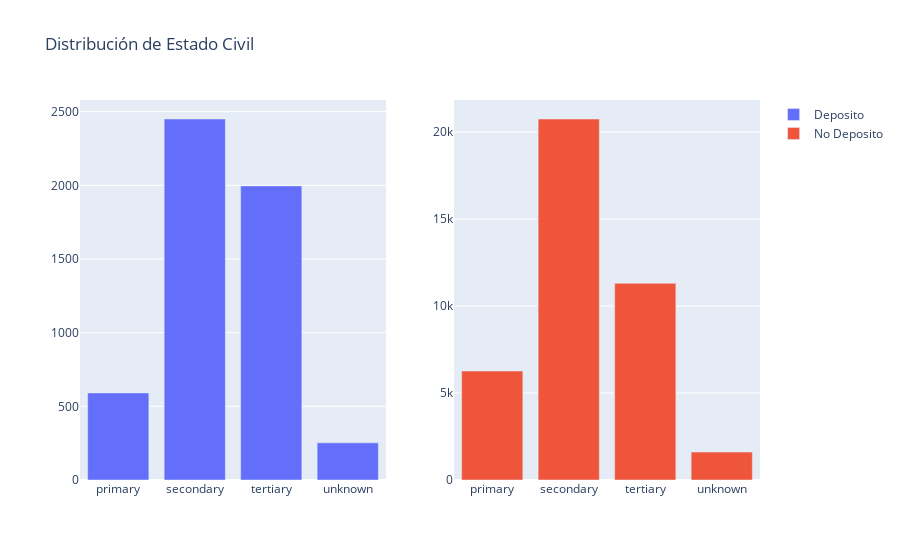

The notebook cell saved with this chart:
### Markdown cell above
^^Aqui podemos observar que tipo de perfiles son los más probables a hacer un deposito en proporción a su nivel de educación. Si se desea ver adentro del grupo de educación, cuales son los que más tendencia tienen a pagar, se pueden ver haciendo clic sobre el grupo educativo. 

* ESO - Tecnico
* Terciario - Managers
* Primaria - Obreros/Retriados
* Los demas - Managers

### Code cell
# 2 Bar Charts que muestran la proporcion de marital status entre los que contrataron el deposito y los que no
# ! - Bar Charts
# Group by education
df_edu = df_deposito.groupby('education').count().reset_index()
df_edu_n = df_no_deposito.groupby('education').count().reset_index()   

fig = make_subplots(rows = 1, cols = 2)

fig.add_trace(go.Bar(x = df_edu['education'], y = df_edu['balance'], name = 'Deposito'), row = 1, col = 1)
fig.add_trace(go.Bar(x = df_edu_n['education'], y = df_edu_n['balance'], name = 'No Deposito'), row = 1, col = 2)
fig.update_layout(title = 'Distribución de Estado Civil')
fig.show()

### Figure 1 — Plotly figure (JSON) as saved in the notebook; plotly's stock layout.template omitted (floating-point values rounded to 4 significant figures)
{"data": [{"name": "Deposito", "type": "bar", "x": ["primary", "secondary", "tertiary", "unknown"], "xaxis": "x", "y": [591, 2450, 1996, 252], "yaxis": "y"}, {"name": "No Deposito", "type": "bar", "x": ["primary", "secondary", "tertiary", "unknown"], "xaxis": "x2", "y": [6260, 20752, 11305, 1605], "yaxis": "y2"}], "layout": {"title": {"text": "Distribución de Estado Civil"}, "xaxis": {"anchor": "y", "domain": [0, 0.45]}, "xaxis2": {"anchor": "y2", "domain": [0.55, 1]}, "yaxis": {"anchor": "x", "domain": [0, 1]}, "yaxis2": {"anchor": "x2", "domain": [0, 1]}}}
